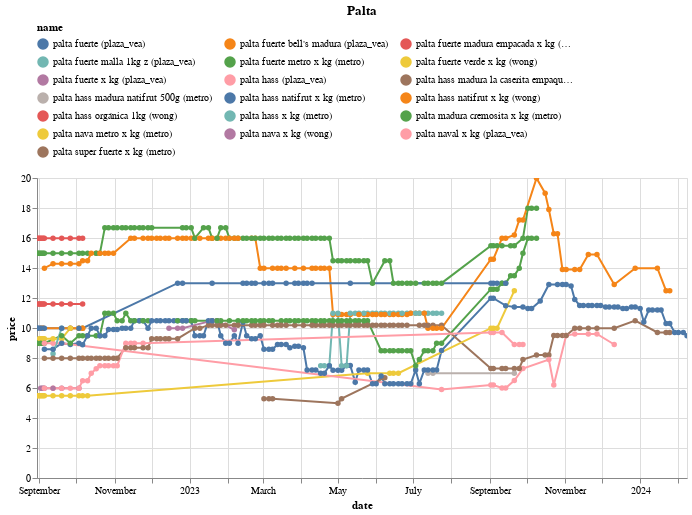

Notebook cell for this chart:
### Code cell
(df
 .loc[df.name.isin(names)]
 .pipe(alt.Chart)
 .mark_line(point=True)
 .encode(x='date', y='price', color='name', tooltip=['name','price'])
 .properties(width=650, title='Palta')
 .interactive()
 .configure_legend(orient='top', columns=3)
)

### Figure 1 — Vega-Lite specification as saved in the notebook (floating-point values rounded to 4 significant figures; data arrays with more than 128 entries replaced by an {"elided": "..."} marker saying what was removed)
{"config": {"view": {"continuousWidth": 300, "continuousHeight": 300}, "legend": {"columns": 3, "orient": "top"}}, "data": {"name": "data-b64ccaddd5f094cfb2820e085294b849"}, "mark": {"type": "line", "point": true}, "encoding": {"color": {"field": "name", "type": "nominal"}, "tooltip": [{"field": "name", "type": "nominal"}, {"field": "price", "type": "quantitative"}], "x": {"field": "date", "type": "temporal"}, "y": {"field": "price", "type": "quantitative"}}, "params": [{"name": "param_14", "select": {"type": "interval", "encodings": ["x", "y"]}, "bind": "scales"}], "title": "Palta", "width": 650, "$schema": "https://vega.github.io/schema/vega-lite/v5.16.3.json", "datasets": {"data-b64ccaddd5f094cfb2820e085294b849": {"elided": "691 records"}}}
